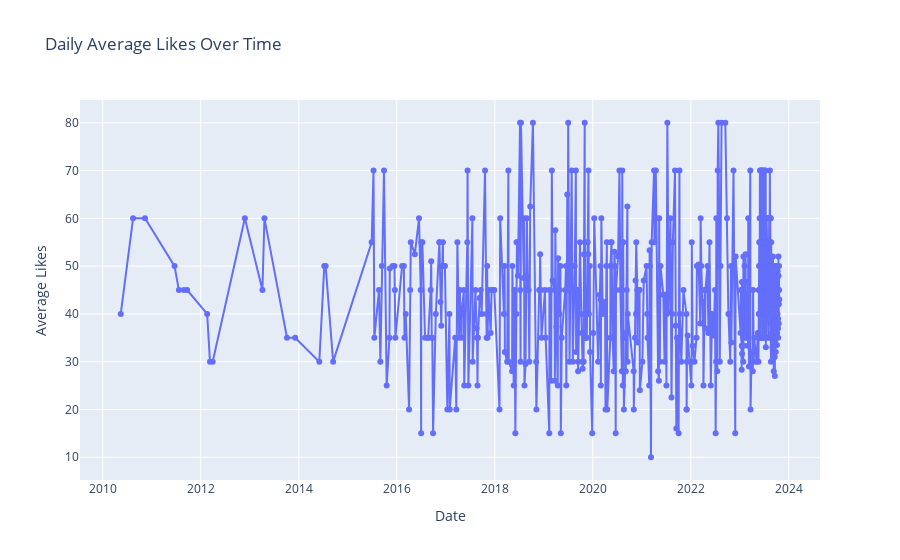

Notebook code for this chart:
### Markdown cell above
D3. Identify Trends


Visualize time-based or group-based trends in the dataset.


Use group-by operations to summarize trends over time or categories.


Generate insights from these trends visually to guide decisions.

### Code cell
# Convert 'timestamp' to datetime if not already
df['timestamp'] = pd.to_datetime(df['timestamp'])
# Extract date from timestamp
df['date'] = df['timestamp'].dt.date

# Group by date and calculate average likes
daily_avg_likes = df.groupby('date')['likes'].mean().reset_index()


import plotly.express as px

fig = px.line(
    daily_avg_likes,
    x='date',
    y='likes',
    title='Daily Average Likes Over Time',
    labels={'likes': 'Average Likes', 'date': 'Date'},
    markers=True
)
fig.update_layout(xaxis_title='Date', yaxis_title='Average Likes')
fig.show()

### Figure 1 — Plotly figure (JSON) as saved in the notebook; plotly's stock layout.template omitted (floating-point values rounded to 4 significant figures; data arrays with more than 128 entries replaced by an {"elided": "..."} marker saying what was removed)
{"data": [{"hovertemplate": "Date=%{x}<br>Average Likes=%{y}<extra></extra>", "legendgroup": "", "line": {"color": "#636efa", "dash": "solid"}, "marker": {"symbol": "circle"}, "mode": "markers+lines", "name": "", "orientation": "v", "showlegend": false, "type": "scatter", "x": {"elided": "533 str values"}, "xaxis": "x", "y": {"elided": "533 float values"}, "yaxis": "y"}], "layout": {"legend": {"tracegroupgap": 0}, "title": {"text": "Daily Average Likes Over Time"}, "xaxis": {"anchor": "y", "domain": [0, 1], "title": {"text": "Date"}}, "yaxis": {"anchor": "x", "domain": [0, 1], "title": {"text": "Average Likes"}}}}
